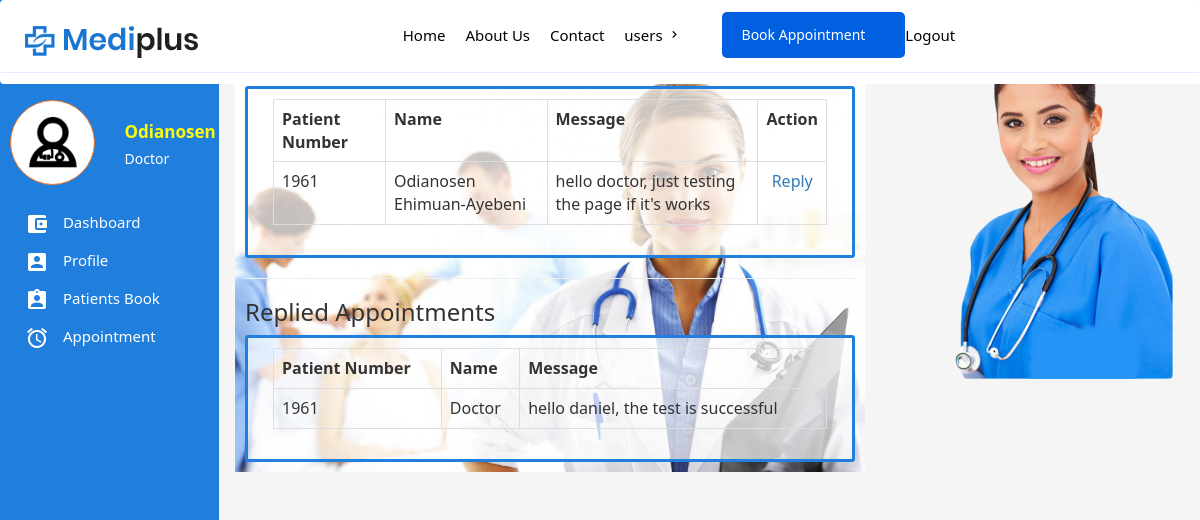
Screenshot of /appointments.php (signed in) with the database file from the repository.
### tables this page shows
CREATE TABLE `appointment` (
  `id` int(11) NOT NULL,
  `name` varchar(255) DEFAULT NULL,
  `fromm` varchar(255) NOT NULL,
  `phone` varchar(255) NOT NULL,
  `message` text NOT NULL,
  `too` varchar(255) NOT NULL,
  `cTime` varchar(255) NOT NULL
);

### classes/User.class.php (called while the page is built, shortened)
<?php
class User{
	public static function loggedIn(){
		if(isset($_COOKIE['emr-user']) && $_COOKIE['emr-user'] != ""){
			return true;
		}
		return false;
	}
}

### classes/Db.class.php (called while the page is built, shortened)
<?php
class Db{
	public static function connect(){
		try{
			$db = new PDO("mysql:host=".Config::DB_HOST.";dbname=".Config::DB_NAME,Config::DB_USER, Config::DB_PASSWORD);
			$db->setAttribute(PDO::ATTR_ERRMODE, PDO::ERRMODE_EXCEPTION);
		} catch(Exception $e){
			self::returnedSQlError($e);
		}
		return $db;
	}
	public static function fetch($table, $columns,  $whereClause, $whereValue, $orderBy, $limit, $groupBy){
		if($limit == ""){
			$limit = "";
		} else {
			$limit = " LIMIT $limit ";
		}
		if($orderBy == ""){
			$orderBy = "";
		} else {
			$orderBy = " ORDER BY $orderBy ";
		}
		if($groupBy == ""){
			$groupBy = "";
		} else {
			$groupBy = "GROUP BY $groupBy";
		}
		$con = self::connect();
		if($columns == ""){
			$query = $con->prepare("SELECT * FROM $table WHERE $whereClause $groupBy $orderBy $limit");
			if($whereValue != ""){
				if(is_array($whereValue)){
					$n = 0;
					$countWhereValue = count($whereValue);
					while($n < $countWhereValue){
						$paramsCount = $n + 1;
						$query->bindParam($paramsCount, $whereValue[$n]);
						$n++;
					}
				} else {
					$query->bindParam(1, $whereValue);
				}
			} else {
				$query = $con->prepare("SELECT * FROM $table  $groupBy $orderBy  $limit");
			}
		} else {
			$sql = "SELECT ";
			if(is_array($columns)){
				$colsCount = count($columns);
				$start = 0;
				while($start < $colsCount){
					$commas = $start + 1;
					if($commas == $colsCount){
						$sql .= $columns[$start]." ";
					} else {
						$sql .= $columns[$start].", ";
					}
					$start ++;
				}
			} else {
				$sql .= "$columns ";
			}
			if($whereValue != ""){
				$sql .= "FROM $table WHERE $whereClause $groupBy $orderBy $limit";
				$query = $con->prepare($sql);
				if(is_array($whereValue)){
					$n = 0;
					$countWhereValue = count($whereValue);
					while($n < $countWhereValue){
						$paramsCount = $n + 1;
						$query->bindParam($paramsCount, $whereValue[$n]);
						$n++;
					}
				} else {
					$query->bindParam(1, $whereValue);
				}
			} else {
				$sql .= "FROM $table $groupBy $orderBy $limit";
				$query = $con->prepare($sql);
			}
		}
		$query->execute();
		return $query;
	}
	public static function count($query){
		return $query->rowCount();
	}
	public static function assoc($query){
		return $query->fetch(PDO::FETCH_ASSOC);
	}
}

### classes/Table.class.php (the view, shortened to what this page needs)
<?php
class Table{
	public static function start(){
		echo "<table class='table table-bordered table-stripped' >";
	}
	public static function header(array $heading){
		$headingData = "<tr>";
		for($i = 0; $i < count($heading); $i++ ){
			$headingData .= "<td><strong>".$heading[$i]."</strong></td>";
		}
		$headingData .= "</tr>";
		echo $headingData;
	}
	public static function body(array $body){
		$bodyData = "<tr>";
		for($j = 0; $j < count($body); $j++ ){
			$bodyData .= "<td>".$body[$j]."</td>";
		}
		$bodyData .= "</tr>";
		echo $bodyData;
	}
	public static function close(){
		echo "</table>";
	}
}

### classes/Appointment.class.php (shortened to what this page needs)
<?php
class Appointment{
	public static function loadDoctorAppointMents(){
		if(User::loggedIn()){
			$query = Db::fetch("appointment", "", "too = ?", User::getToken(), "", "", "" );
			echo "<div class='form-holder'>";
			Table::start();
			$header = array("Patient Number", "Name",  "Message", "Action");
			Table::header($header);
			while($data = Db::assoc($query) ){
				$number = $data['fromm'];
				Table::body(array($number, $data['name'], $data['message'], "<center><a href='reply-appointment.php?patient=$number'>Reply</a></center>"));
			}
			Table::close();
			echo "</div>";
			return;
		}
	}
	public static function loadDoctorRepliedAppointMents(){
		if(User::loggedIn()){
			$query = Db::fetch("appointment", "", "fromm = ?", User::getToken(), "", "", "" );
			echo "<div class='form-holder'>";
			while($data = Db::assoc($query) ){
				$number = $data['too'];
				Table::body(array($number, $data['name'], $data['message']));
			}
			echo "</div>";
			return;
		}
	}
}

### css/main.css (style rules this page uses)
body { background: #F5F5F5; font-family: "Segoe UI", Frutiger, "Frutiger Linotype", "Dejavu Sans", "Helvetica Neue", Arial, sans-serif !important; }
.form-holder { padding: 10px 25px; border: 3px solid #207FDD; border-radius: 3px; background: rgba(255, 255, 255, 0.7); }

### inc/head.inc.php (style rules this page uses)
* { padding: 0; margin:0; }
body,html { box-sizing: border-box; overflow-x: hidden; scroll-behavior: smooth; font-family: "Poppins", sans-serif; }

### rows the page displays
appointment: fromm "1961", name "Odianosen Ehimuan-Ayebeni", message "hello doctor, just testing the page if it's works", j "Reply"
appointment: too "1961", name "Doctor", message "hello daniel, the test is successful"

### other values shown
$userFirstName "Odianosen"
$userRole "Doctor"
$heading[$i] "Patient Number"
$heading[$i] "Name"
$heading[$i] "Message"
$heading[$i] "Action"
